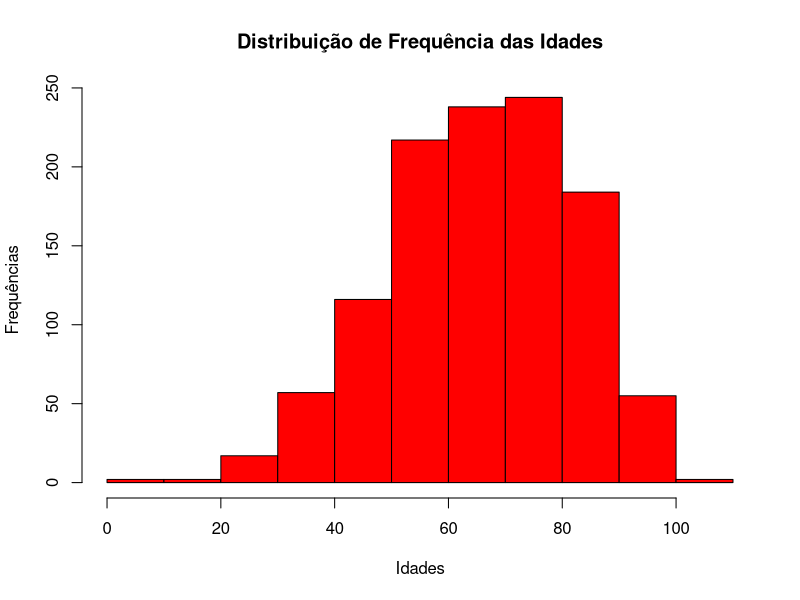

Reproduce this figure in R.
#distribuição de acordo com a idade dos pacientes
library(readxl)
library(tidyverse)
worksheet <- read_excel("./dados/covid_19_bauru_mortes.xlsx")

data <- worksheet$'idade'

table <- data.frame(t(table(data)))[,-1]
table$data <- as.numeric(levels(table$data))
table <- table %>% 
  mutate(Fr = 100*Freq/sum(Freq),
         Fac = cumsum(Freq),
         Xi.Fi = data*Freq)
View(table)
print(table)

png(filename = "./graficos/figura1.png")
hist(data, main = "Distribuição de Frequência das Idades", 
     xlab = "Idades", ylab= "Frequências", col=rainbow(1))

dev.off()
